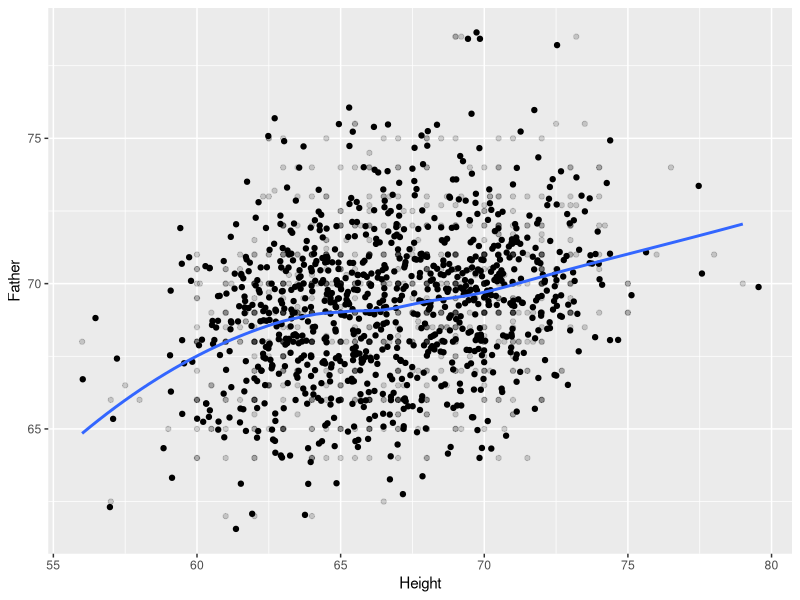

This chart was generated by the following R code:
## ---- chunk 1
library(tidyverse)
## ---- chunk 2
d <- read.delim("data/galton.txt")
## ---- chunk 3
ggplot(d, aes(Height, Father)) + geom_point(alpha = 1/6) + 
  geom_jitter(width = 1, height = 1) +
      geom_smooth(method = 'loess', se = FALSE)
## ---- chunk 4
with(d, round(cor(Father, Height),2))
